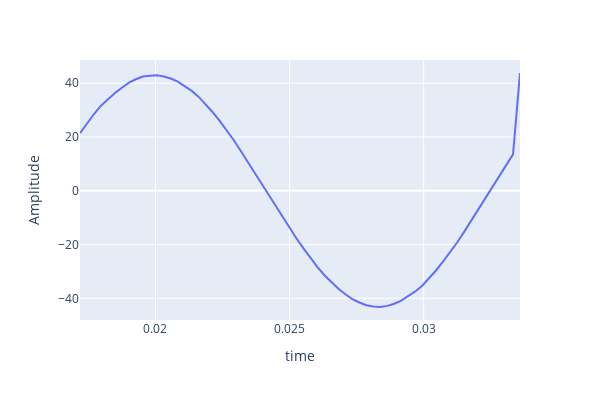
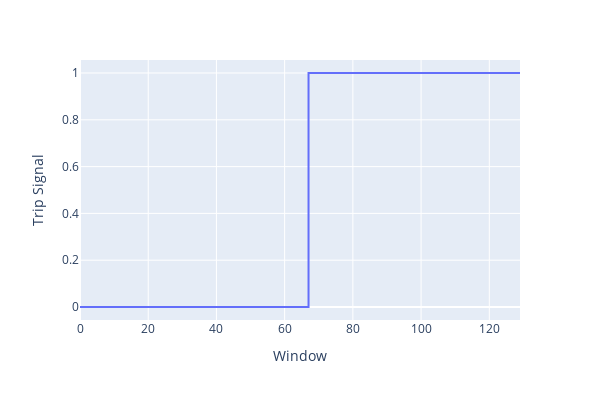

The cell these charts' notebook holds for them, in order:
### Markdown cell above
##### 7.4. Plot individual windows

### Code cell
def update_fig(fig):
    fig.update_traces(line_color="#EEEEEE", line_width=2)
    fig.update_layout(
        paper_bgcolor="#222831",
        plot_bgcolor="#393E46",
        font_color="whitesmoke",
    )
    fig.update_xaxes(showgrid=True, gridwidth=1, gridcolor="#32E0C4")
    fig.update_yaxes(showgrid=True, gridwidth=1, gridcolor="#32E0C4")


signal, t = dataset.__getitem__(196, data_plot=True)
print(f"Window index: {sample_df.query('indices == 196').index[0]}")
fig = px.line(
    x=t,
    y=signal,
    width=600,
    height=400,
    labels=dict(x="time", y="Amplitude"),
)
# update_fig(fig)
fig.show()
fig = px.line(
    x=sample_df.index,
    y=sample_df["Pred label"],
    width=600,
    height=400,
    labels=dict(x="Window", y="Trip Signal"),
    line_shape="hv",
)
# update_fig(fig)
fig.show()

### Figure 1 — Plotly figure (JSON) as saved in the notebook; plotly's stock layout.template omitted (floating-point values rounded to 4 significant figures)
{"data": [{"hovertemplate": "time=%{x}<br>Amplitude=%{y}<extra></extra>", "legendgroup": "", "line": {"color": "#636efa", "dash": "solid"}, "marker": {"symbol": "circle"}, "mode": "lines", "name": "", "orientation": "v", "showlegend": false, "type": "scatter", "x": [0.01719, 0.01745, 0.01771, 0.01797, 0.01823, 0.01849, 0.01875, 0.01901, 0.01927, 0.01953, 0.01979, 0.02005, 0.02031, 0.02057, 0.02083, 0.02109, 0.02135, 0.02161, 0.02187, 0.02213, 0.02239, 0.02265, 0.02292, 0.02318, 0.02344, 0.0237, 0.02396, 0.02422, 0.02448, 0.02474, 0.025, 0.02526, 0.02552, 0.02578, 0.02604, 0.0263, 0.02656, 0.02682, 0.02708, 0.02734, 0.0276, 0.02786, 0.02812, 0.02838, 0.02864, 0.0289, 0.02916, 0.02943, 0.02969, 0.02995, 0.03021, 0.03047, 0.03073, 0.03099, 0.03125, 0.03151, 0.03177, 0.03203, 0.03229, 0.03255, 0.03281, 0.03307, 0.03333, 0.03359], "xaxis": "x", "y": [21.45, 25.03, 28.55, 31.64, 34.16, 36.38, 38.32, 40.18, 41.46, 42.49, 42.81, 42.99, 42.47, 41.75, 40.6, 39.01, 37.13, 34.89, 32.21, 29.22, 25.97, 22.61, 18.87, 14.88, 10.77, 6.669, 2.606, -1.576, -5.64, -9.936, -13.9, -17.77, -21.45, -24.97, -28.38, -31.39, -34.05, -36.46, -38.49, -40.31, -41.56, -42.56, -43.0, -43.22, -42.81, -42.0, -40.82, -39.25, -37.44, -35.29, -32.55, -29.55, -26.24, -22.93, -19.23, -15.29, -11.18, -7.046, -2.912, 1.228, 5.284, 9.499, 13.55, 43.79], "yaxis": "y"}], "layout": {"height": 400, "legend": {"tracegroupgap": 0}, "margin": {"t": 60}, "width": 600, "xaxis": {"anchor": "y", "domain": [0, 1], "title": {"text": "time"}}, "yaxis": {"anchor": "x", "domain": [0, 1], "title": {"text": "Amplitude"}}}}

### Figure 2 — Plotly figure (JSON) as saved in the notebook; plotly's stock layout.template omitted (floating-point values rounded to 4 significant figures; data arrays with more than 128 entries replaced by an {"elided": "..."} marker saying what was removed)
{"data": [{"hovertemplate": "Window=%{x}<br>Trip Signal=%{y}<extra></extra>", "legendgroup": "", "line": {"color": "#636efa", "dash": "solid", "shape": "hv"}, "marker": {"symbol": "circle"}, "mode": "lines", "name": "", "orientation": "v", "showlegend": false, "type": "scatter", "x": {"elided": "130 int values"}, "xaxis": "x", "y": {"elided": "130 int values"}, "yaxis": "y"}], "layout": {"height": 400, "legend": {"tracegroupgap": 0}, "margin": {"t": 60}, "width": 600, "xaxis": {"anchor": "y", "domain": [0, 1], "title": {"text": "Window"}}, "yaxis": {"anchor": "x", "domain": [0, 1], "title": {"text": "Trip Signal"}}}}
